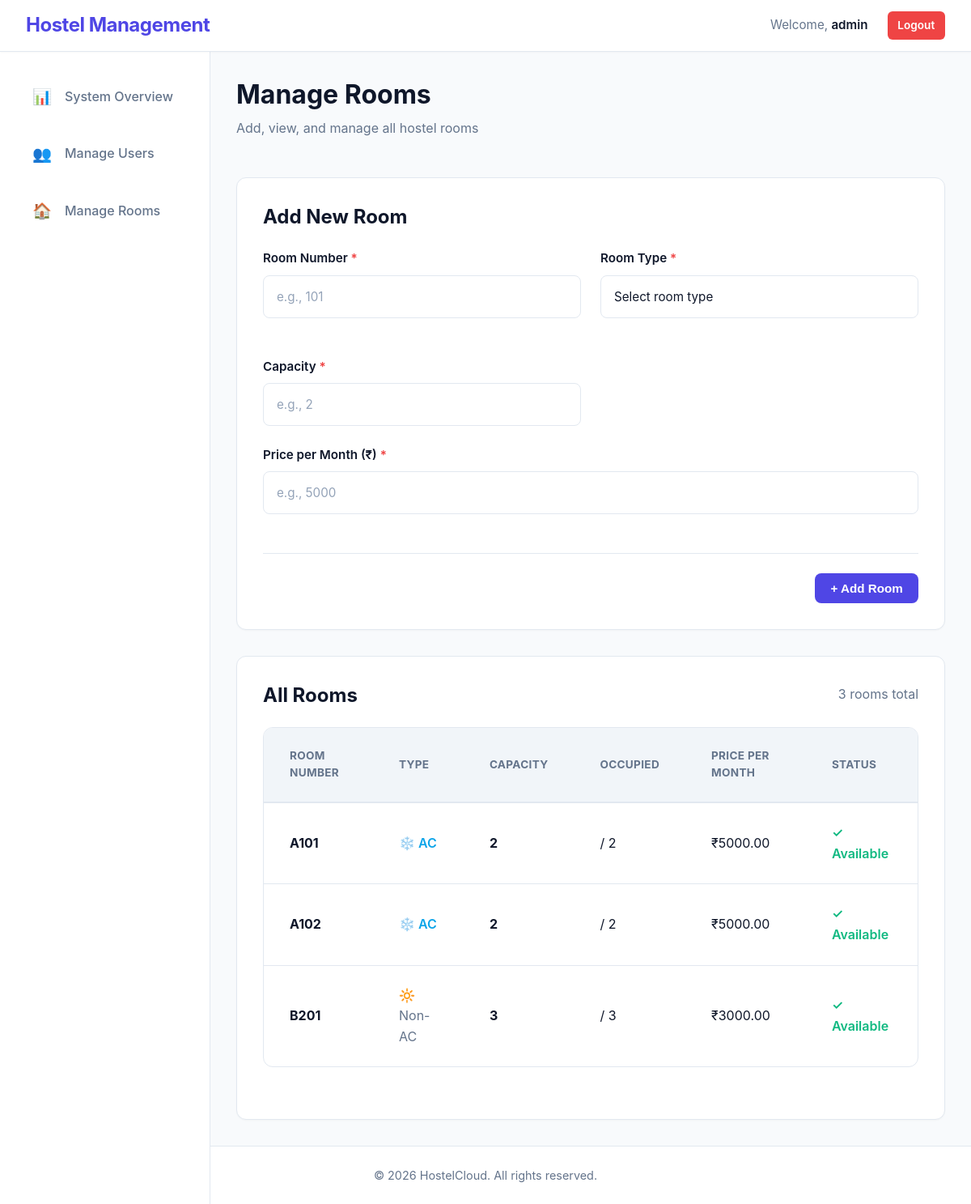
The page /panel/rooms/ (signed in) on the database its author committed.
### hostel_app/models.py (models this page shows, shortened)
class User(AbstractUser):
    ROLE_CHOICES = (
        ('ADMIN', 'Admin'),
        ('WARDEN', 'Warden'),
        ('STUDENT', 'Student'),
    )
    role = models.CharField(max_length=10, choices=ROLE_CHOICES, default='STUDENT')
    phone_number = models.CharField(max_length=15, blank=True, null=True)

class Room(models.Model):
    ROOM_TYPES = (
        ('AC', 'AC'),
        ('NON_AC', 'Non-AC'),
    )
    room_number = models.CharField(max_length=10, unique=True)
    capacity = models.IntegerField()
    current_occupancy = models.IntegerField(default=0)
    price_per_month = models.DecimalField(max_digits=10, decimal_places=2)
    room_type = models.CharField(max_length=10, choices=ROOM_TYPES, default='NON_AC')
    is_available = models.BooleanField(default=True)

### hostel_app/views.py (the view, shortened to what this page needs)
# urls.py: path('panel/rooms/', views.admin_rooms, name='admin_rooms'),
@login_required
@admin_required
def admin_rooms(request):
    rooms = Room.objects.all()
    return render(request, 'admin/rooms.html', {'rooms': rooms})

### templates/admin/rooms.html (shortened to what this page needs)
{% extends 'base.html' %}
{% block content %}
<div class="dashboard-header">
    <div class="dashboard-title">
        <h2>Manage Rooms</h2>
        <p class="text-secondary">Add, view, and manage all hostel rooms</p>
    </div>
</div>
<div class="card mb-4">
    <div class="card-header">
        <h3>Add New Room</h3>
    </div>
    <div class="card-body">
        <form method="POST" class="w-full">
            <div class="form-row">
                <div class="form-group">
                    <label for="room_number">Room Number <span class="required">*</span></label>
                    <input type="text" id="room_number" name="room_number" class="form-control" placeholder="e.g., 101" required>
                </div>
                <div class="form-group">
                    <label for="room_type">Room Type <span class="required">*</span></label>
                    <select id="room_type" name="room_type" class="form-control" required>
                        <option value="">Select room type</option>
                    </select>
                </div>
                <div class="form-group">
                    <label for="capacity">Capacity <span class="required">*</span></label>
                    <input type="number" id="capacity" name="capacity" class="form-control" min="1" placeholder="e.g., 2" required>
                </div>
            </div>
            <div class="form-row">
                <div class="form-group">
                    <label for="price_per_month">Price per Month (₹) <span class="required">*</span></label>
                    <input type="number" id="price_per_month" name="price_per_month" class="form-control" step="0.01" placeholder="e.g., 5000" required>
                </div>
            </div>
            <div class="card-footer">
                <button type="submit" class="btn btn-primary">+ Add Room</button>
            </div>
        </form>
    </div>
</div>
<div class="card">
    <div class="card-header">
        <h3>All Rooms</h3>
        <span class="text-secondary">{{ rooms|length }} rooms total</span>
    </div>
    <div class="card-body">
        <div class="table-responsive">
            <table>
                <thead>
                    <tr>
                        <th>Room Number</th>
                        <th>Type</th>
                        <th>Capacity</th>
                        <th>Occupied</th>
                        <th>Price per Month</th>
                        <th>Status</th>
                    </tr>
                </thead>
                <tbody>
                    {% for r in rooms %}
                    <tr>
                        <td><strong>{{ r.room_number }}</strong></td>
                        <td>
                            {% if r.room_type == 'AC' %}
                                <span class="text-info">❄️ AC</span>
                            {% else %}
                                <span class="text-secondary">🔆 Non-AC</span>
                            {% endif %}
                        </td>
                        <td><strong>{{ r.capacity }}</strong></td>
                        <td>{{ r.occupied_beds }} / {{ r.capacity }}</td>
                        <td>₹{{ r.price_per_month }}</td>
                        <td>
                            {% if r.is_available %}
                                <span class="text-success">✓ Available</span>
                            {% else %}
                                <span class="text-danger">✕ Full</span>
                            {% endif %}
                        </td>
                    </tr>
                    {% empty %}
                    <tr>
                        <td colspan="6" class="text-center text-secondary">No rooms added yet.</td>
                    </tr>
                    {% endfor %}
                </tbody>
            </table>
        </div>
    </div>
</div>
{% endblock %}

### templates/base.html (shortened to what this page needs)
{% load static %}
<!DOCTYPE html>
<html lang="en">
<head>
    <link rel="stylesheet" href="{% static 'css/style.css' %}">
</head>
<body>
    <header class="navbar">
        <div class="nav-container">
            <a href="{% url 'home' %}" class="logo">Hostel Management</a>
            <nav class="nav-links">
                {% if user.is_authenticated %}
                    <span class="nav-welcome">Welcome, <strong>{{ user.username }}</strong></span>
                    <a href="{% url 'logout' %}" class="btn btn-sm btn-danger">Logout</a>
                {% else %}
                    <a href="{% url 'login' %}" class="nav-link">Login</a>
                    <a href="{% url 'register' %}" class="btn btn-sm">Register</a>
                {% endif %}
            </nav>
        </div>
    </header>
    <div class="layout">
        {% if user.is_authenticated %}
            <aside class="sidebar">
                <nav class="sidebar-nav">
                    {% if user.role == 'ADMIN' %}
                        <a href="{% url 'admin_dashboard' %}" class="nav-item">
                            <span class="nav-icon">📊</span>
                            <span>System Overview</span>
                        </a>
                        <a href="{% url 'admin_users' %}" class="nav-item">
                            <span class="nav-icon">👥</span>
                            <span>Manage Users</span>
                        </a>
                        <a href="{% url 'admin_rooms' %}" class="nav-item">
                            <span class="nav-icon">🏠</span>
                            <span>Manage Rooms</span>
                        </a>
                    {% elif user.role == 'WARDEN' %}
                        <a href="{% url 'warden_dashboard' %}" class="nav-item">
                            <span class="nav-icon">⚙️</span>
                            <span>Warden Overview</span>
                        </a>
                    {% endif %}
                </nav>
            </aside>
        {% endif %}
        <main class="main-content {% if user.is_authenticated %}with-sidebar{% endif %}">
            <div class="content-inner">
                {% block content %}
                {% endblock %}
            </div>
        </main>
    </div>
    <footer class="footer">
        <p>&copy; 2026 HostelCloud. All rights reserved.</p>
    </footer>
</body>
</html>

### rows shown on the page
User: username "admin"
Room: room_number "A101", room_type "❄️ AC", capacity "2", price_per_month "5000.00", is_available "✓ Available"
Room: room_number "A102", room_type "❄️ AC", capacity "2", price_per_month "5000.00", is_available "✓ Available"
Room: room_number "B201", room_type "🔆 Non-AC", capacity "3", price_per_month "3000.00", is_available "✓ Available"

### other values the page prints
{{ rooms|length }} "3"
